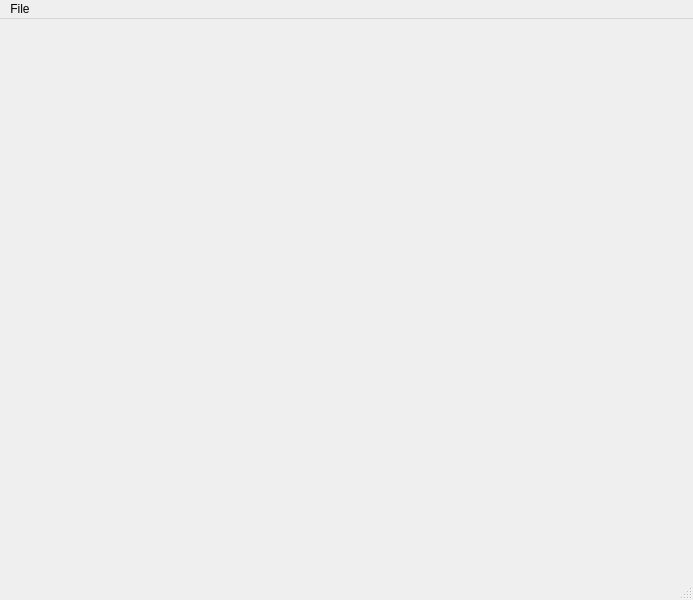
<?xml version="1.0" encoding="UTF-8"?>
<ui version="4.0">
 <class>MainWindow</class>
 <widget class="QMainWindow" name="MainWindow">
  <property name="geometry">
   <rect>
    <x>0</x>
    <y>0</y>
    <width>693</width>
    <height>600</height>
   </rect>
  </property>
  <property name="windowTitle">
   <string>MainWindow</string>
  </property>
  <widget class="QWidget" name="centralwidget"/>
  <widget class="QMenuBar" name="menubar">
   <property name="geometry">
    <rect>
     <x>0</x>
     <y>0</y>
     <width>693</width>
     <height>22</height>
    </rect>
   </property>
   <widget class="QMenu" name="menuFile">
    <property name="title">
     <string>File</string>
    </property>
    <addaction name="actionOpen"/>
   </widget>
   <addaction name="menuFile"/>
  </widget>
  <widget class="QStatusBar" name="statusbar"/>
  <action name="actionOpen">
   <property name="text">
    <string>Open</string>
   </property>
  </action>
 </widget>
 <resources/>
 <connections/>
</ui>
